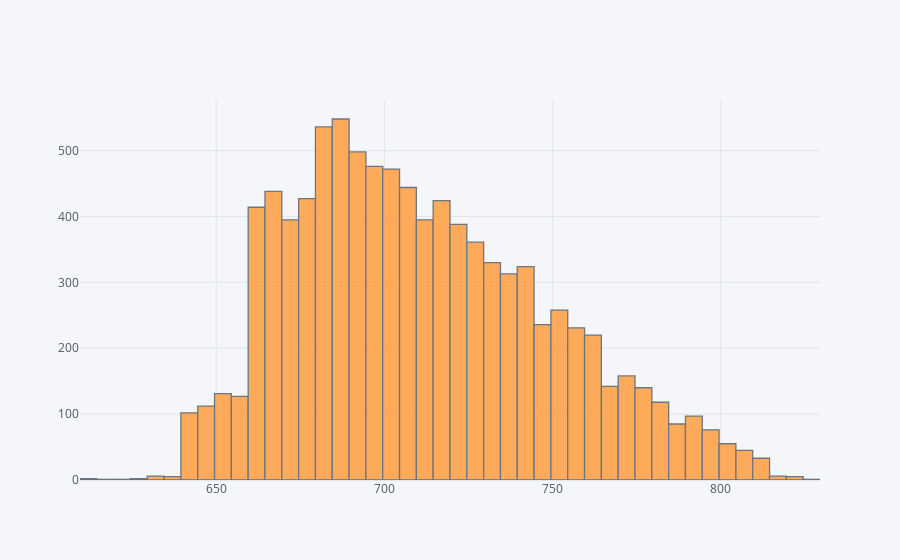

Here is the notebook cell this chart was saved with:
### Code cell
loans['fico'].iplot(kind='hist')

### Figure 1 — Plotly figure (JSON) as saved in the notebook; plotly's stock layout.template omitted (floating-point values rounded to 4 significant figures; data arrays with more than 128 entries replaced by an {"elided": "..."} marker saying what was removed)
{"data": [{"histfunc": "count", "histnorm": "", "marker": {"color": "rgba(255, 153, 51, 1.0)", "line": {"color": "#4D5663", "width": 1.3}}, "name": "fico", "opacity": 0.8, "orientation": "v", "type": "histogram", "x": {"elided": "9578 int values"}}], "layout": {"barmode": "overlay", "legend": {"bgcolor": "#F5F6F9", "font": {"color": "#4D5663"}}, "paper_bgcolor": "#F5F6F9", "plot_bgcolor": "#F5F6F9", "title": {"font": {"color": "#4D5663"}}, "xaxis": {"gridcolor": "#E1E5ED", "showgrid": true, "tickfont": {"color": "#4D5663"}, "title": {"font": {"color": "#4D5663"}, "text": ""}, "zerolinecolor": "#E1E5ED"}, "yaxis": {"gridcolor": "#E1E5ED", "showgrid": true, "tickfont": {"color": "#4D5663"}, "title": {"font": {"color": "#4D5663"}, "text": ""}, "zerolinecolor": "#E1E5ED"}}}
